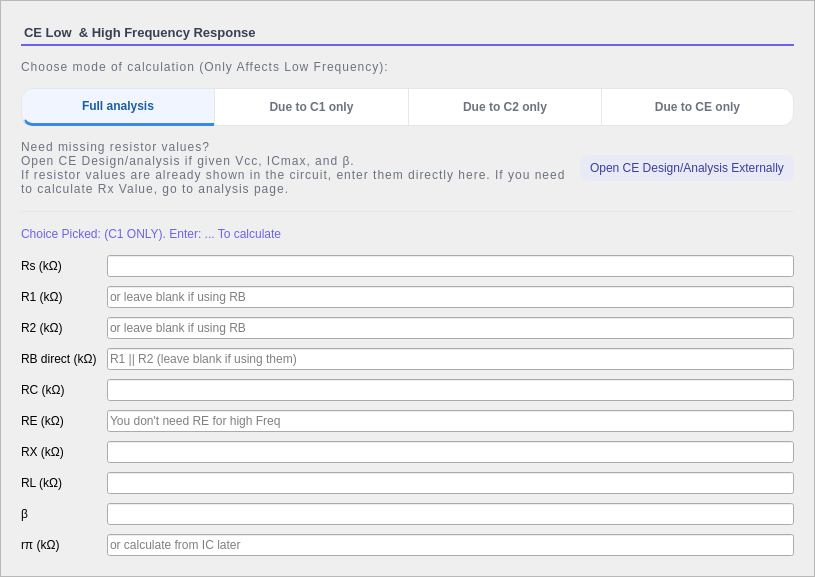
        <widget class="QFrame" name="frameResistors">
         <property name="sizePolicy">
          <sizepolicy hsizetype="Expanding" vsizetype="Preferred">
           <horstretch>0</horstretch>
           <verstretch>0</verstretch>
          </sizepolicy>
         </property>
         <property name="minimumSize">
          <size>
           <width>0</width>
           <height>0</height>
          </size>
         </property>
         <property name="maximumSize">
          <size>
           <width>1000</width>
           <height>16777215</height>
          </size>
         </property>
         <property name="styleSheet">
          <string notr="true">#frameResistors { 
	background-color: #ffffff; 
	border-right: 1px solid #e5e7eb;
    background-color: white;
    border: 1px solid #e5e7eb;
    border-radius: 14px;
}
</string>
         </property>
         <property name="frameShape">
          <enum>QFrame::Shape::StyledPanel</enum>
         </property>
         <property name="frameShadow">
          <enum>QFrame::Shadow::Raised</enum>
         </property>
         <layout class="QVBoxLayout" name="verticalLayout">
          <property name="spacing">
           <number>14</number>
          </property>
          <property name="leftMargin">
           <number>20</number>
          </property>
          <property name="topMargin">
           <number>24</number>
          </property>
          <property name="rightMargin">
           <number>20</number>
          </property>
          <property name="bottomMargin">
           <number>20</number>
          </property>
          <item>
           <widget class="QLabel" name="labelInputs">
            <property name="sizePolicy">
             <sizepolicy hsizetype="Preferred" vsizetype="Fixed">
              <horstretch>0</horstretch>
              <verstretch>0</verstretch>
             </sizepolicy>
            </property>
            <property name="maximumSize">
             <size>
              <width>16777215</width>
              <height>30</height>
             </size>
            </property>
            <property name="styleSheet">
             <string notr="true">QLabel {
    color: #374151;
    font-size: 13px;
    font-weight: 600;
	background-color: transparent;
    padding-bottom: 4px;
    border: none;
    border-bottom: 2px solid #6D63E8;
	
	
	font: 13pt &quot;Rockwell&quot;;
}</string>
            </property>
            <property name="text">
             <string>CE Low  &amp; High Frequency Response</string>
            </property>
           </widget>
          </item>
          <item>
           <widget class="QLabel" name="labelChoose">
            <property name="sizePolicy">
             <sizepolicy hsizetype="Preferred" vsizetype="Fixed">
              <horstretch>0</horstretch>
              <verstretch>0</verstretch>
             </sizepolicy>
            </property>
            <property name="cursor">
             <cursorShape>WhatsThisCursor</cursorShape>
            </property>
            <property name="toolTip">
             <string>&lt;html&gt;&lt;head/&gt;&lt;body&gt;&lt;p&gt;&lt;span style=&quot; color:#00aaff;&quot;&gt;Select the calculation mode based on which capacitor is given.&lt;/span&gt;&lt;/p&gt;&lt;p&gt;&lt;span style=&quot; color:#00aaff;&quot;&gt;&lt;br/&gt;&lt;/span&gt;&lt;/p&gt;&lt;p&gt;&lt;span style=&quot; color:#00aaff;&quot;&gt;• Full Analysis: use C1, C2, and/or CE together to find the overall low cutoff range.&lt;/span&gt;&lt;/p&gt;&lt;p&gt;&lt;span style=&quot; color:#00aaff;&quot;&gt;• Due to C1 only: use only the input coupling capacitor C1.&lt;/span&gt;&lt;/p&gt;&lt;p&gt;&lt;span style=&quot; color:#00aaff;&quot;&gt;• Due to C2 only: use only the output coupling capacitor C2.&lt;/span&gt;&lt;/p&gt;&lt;p&gt;&lt;span style=&quot; color:#00aaff;&quot;&gt;• Due to CE only: use only the emitter bypass capacitor CE.&lt;/span&gt;&lt;/p&gt;&lt;p&gt;&lt;span style=&quot; color:#00aaff;&quot;&gt;&lt;br/&gt;&lt;/span&gt;&lt;/p&gt;&lt;p&gt;&lt;span style=&quot; color:#00aaff;&quot;&gt;For quiz questions that say “due to C1/C2/CE only,” choose the matching mode.&lt;/span&gt;&lt;/p&gt;&lt;/body&gt;&lt;/html&gt;</string>
            </property>
            <property name="styleSheet">
             <string notr="true">font: 600 9pt 'Segoe UI'; color: #6b7280; letter-spacing: 1px;</string>
            </property>
            <property name="text">
             <string>Choose mode of calculation (Only Affects Low Frequency):</string>
            </property>
           </widget>
          </item>
          <item>
           <layout class="QHBoxLayout" name="horizontalLayout_5">
            <property name="spacing">
             <number>0</number>
            </property>
            <item>
             <widget class="QPushButton" name="buttonFullAnalysis">
              <property name="enabled">
               <bool>true</bool>
              </property>
              <property name="minimumSize">
               <size>
                <width>0</width>
                <height>0</height>
               </size>
              </property>
              <property name="maximumSize">
               <size>
                <width>16777215</width>
                <height>55</height>
               </size>
              </property>
              <property name="cursor">
               <cursorShape>PointingHandCursor</cursorShape>
              </property>
              <property name="styleSheet">
               <string notr="true">QPushButton { 
    background-color: white; 
    color: #6b7280; 
    font-size: 12px; 
    font-weight: 500; 
    padding: 10px 18px;
    border: 1px solid #e5e7eb; /* Subtle light gray border */
    border-right: none;        /* Hide internal borders to prevent double-thickness */
}

/* 2. ACTIVE STATE (The &quot;Selected&quot; Look) */
QPushButton:checked { 
    color: #185FA5; 
    background-color: #f0f5ff; 
    /* We use a 3px bottom border inside the button to match your preference */
    border-bottom: 3px solid #378ADD; 
}

/* 3. HOVER STATE */
QPushButton:hover:!checked { 
    color: #374151; 
    background-color: #f9fafb; 
}

/* 4. SHAPE: LEFTMOST BUTTON (Rounded on left only) */
QPushButton {
	border-top-left-radius: 12px;
    border-bottom-left-radius: 12px;
    border-top-right-radius: 0px;
    border-bottom-right-radius: 0px;
}</string>
              </property>
              <property name="text">
               <string>Full analysis</string>
              </property>
              <property name="checkable">
               <bool>true</bool>
              </property>
              <property name="checked">
               <bool>true</bool>
              </property>
              <property name="flat">
               <bool>false</bool>
              </property>
             </widget>
            </item>
            <item>
             <widget class="QPushButton" name="buttonGivenC1">
              <property name="maximumSize">
               <size>
                <width>16777215</width>
                <height>55</height>
               </size>
              </property>
              <property name="cursor">
               <cursorShape>PointingHandCursor</cursorShape>
              </property>
              <property name="styleSheet">
               <string notr="true">QPushButton { 
    background-color: white; 
    color: #6b7280; 
    font-size: 12px; 
    font-weight: 500; 
    padding: 10px 18px;
    border: 1px solid #e5e7eb; /* Subtle light gray border */
    border-right: none;        /* Hide internal borders to prevent double-thickness */
}

/* 2. ACTIVE STATE (The &quot;Selected&quot; Look) */
QPushButton:checked { 
    color: #185FA5; 
    background-color: #f0f5ff; 
    /* We use a 3px bottom border inside the button to match your preference */
    border-bottom: 3px solid #378ADD; 
}

/* 3. HOVER STATE */
QPushButton:hover:!checked { 
    color: #374151; 
    background-color: #f9fafb; 
}

/* 4. SHAPE: middle*/
QPushButton {
    border-radius: 0px;
}</string>
              </property>
              <property name="text">
               <string>Due to C1 only</string>
              </property>
              <property name="checkable">
               <bool>true</bool>
              </property>
             </widget>
            </item>
            <item>
             <widget class="QPushButton" name="buttonGivenC2">
              <property name="maximumSize">
               <size>
                <width>16777215</width>
                <height>55</height>
               </size>
              </property>
              <property name="cursor">
               <cursorShape>PointingHandCursor</cursorShape>
              </property>
              <property name="styleSheet">
               <string notr="true">QPushButton { 
    background-color: white; 
    color: #6b7280; 
    font-size: 12px; 
    font-weight: 500; 
    padding: 10px 18px;
    border: 1px solid #e5e7eb; /* Subtle light gray border */
    border-right: none;        /* Hide internal borders to prevent double-thickness */
}

/* 2. ACTIVE STATE (The &quot;Selected&quot; Look) */
QPushButton:checked { 
    color: #185FA5; 
    background-color: #f0f5ff; 
    /* We use a 3px bottom border inside the button to match your preference */
    border-bottom: 3px solid #378ADD; 
}

/* 3. HOVER STATE */
QPushButton:hover:!checked { 
    color: #374151; 
    background-color: #f9fafb; 
}

/* 4. SHAPE: middle*/
QPushButton {
    border-radius: 0px;
}</string>
              </property>
              <property name="text">
               <string>Due to C2 only</string>
              </property>
              <property name="checkable">
               <bool>true</bool>
              </property>
             </widget>
            </item>
            <item>
             <widget class="QPushButton" name="buttonGivenCE">
              <property name="maximumSize">
               <size>
                <width>16777215</width>
                <height>55</height>
               </size>
              </property>
              <property name="cursor">
               <cursorShape>PointingHandCursor</cursorShape>
              </property>
              <property name="styleSheet">
               <string notr="true">QPushButton { 
    background-color: white; 
    color: #6b7280; 
    font-size: 12px; 
    font-weight: 500; 
    padding: 10px 18px;
    border: 1px solid #e5e7eb; /* Subtle light gray border */
    border-right: none;        /* Hide internal borders to prevent double-thickness */
}

/* 2. ACTIVE STATE (The &quot;Selected&quot; Look) */
QPushButton:checked { 
    color: #185FA5; 
    background-color: #f0f5ff; 
    /* We use a 3px bottom border inside the button to match your preference */
    border-bottom: 3px solid #378ADD; 
}

/* 3. HOVER STATE */
QPushButton:hover:!checked { 
    color: #374151; 
    background-color: #f9fafb; 
}

/* 4. SHAPE: RIGHTMOST BUTTON (Rounded on right only) */
QPushButton {
    border-top-left-radius: 0px;
    border-bottom-left-radius: 0px;
    border-top-right-radius: 12px;
    border-bottom-right-radius: 12px;
    border-right: 1px solid #e5e7eb; /* Bring back the outer right border */
}</string>
              </property>
              <property name="text">
               <string>Due to CE only</string>
              </property>
              <property name="checkable">
               <bool>true</bool>
              </property>
             </widget>
            </item>
           </layout>
          </item>
          <item>
           <layout class="QHBoxLayout" name="horizontalLayout_2">
            <item>
             <widget class="QLabel" name="labelNoteGivenVcc">
              <property name="sizePolicy">
               <sizepolicy hsizetype="Preferred" vsizetype="Fixed">
                <horstretch>0</horstretch>
                <verstretch>0</verstretch>
               </sizepolicy>
              </property>
              <property name="toolTip">
               <string>&lt;html&gt;&lt;head/&gt;&lt;body&gt;&lt;p&gt;&lt;span style=&quot; color:#00aaff;&quot;&gt;Select the calculation mode based on which capacitor is given.&lt;/span&gt;&lt;/p&gt;&lt;p&gt;&lt;span style=&quot; color:#00aaff;&quot;&gt;&lt;br/&gt;&lt;/span&gt;&lt;/p&gt;&lt;p&gt;&lt;span style=&quot; color:#00aaff;&quot;&gt;• Full Analysis: use C1, C2, and/or CE together to find the overall low cutoff range.&lt;/span&gt;&lt;/p&gt;&lt;p&gt;&lt;span style=&quot; color:#00aaff;&quot;&gt;• Due to C1 only: use only the input coupling capacitor C1.&lt;/span&gt;&lt;/p&gt;&lt;p&gt;&lt;span style=&quot; color:#00aaff;&quot;&gt;• Due to C2 only: use only the output coupling capacitor C2.&lt;/span&gt;&lt;/p&gt;&lt;p&gt;&lt;span style=&quot; color:#00aaff;&quot;&gt;• Due to CE only: use only the emitter bypass capacitor CE.&lt;/span&gt;&lt;/p&gt;&lt;p&gt;&lt;span style=&quot; color:#00aaff;&quot;&gt;&lt;br/&gt;&lt;/span&gt;&lt;/p&gt;&lt;p&gt;&lt;span style=&quot; color:#00aaff;&quot;&gt;For quiz questions that say “due to C1/C2/CE only,” choose the matching mode.&lt;/span&gt;&lt;/p&gt;&lt;/body&gt;&lt;/html&gt;</string>
              </property>
              <property name="styleSheet">
               <string notr="true">font: 600 9pt 'Segoe UI'; color: #6b7280; letter-spacing: 1px;</string>
              </property>
              <property name="text">
               <string>Need missing resistor values?
Open CE Design/analysis if given Vcc, ICmax, and β.
If resistor values are already shown in the circuit, enter them directly here. If you need to calculate Rx Value, go to analysis page.</string>
              </property>
              <property name="wordWrap">
               <bool>true</bool>
              </property>
             </widget>
            </item>
            <item>
             <widget class="QPushButton" name="buttonOpen">
              <property name="cursor">
               <cursorShape>PointingHandCursor</cursorShape>
              </property>
              <property name="styleSheet">
               <string notr="true">QPushButton { background:#e8eaf6; color:#3d3d9e; border-radius:6px; font:700 9pt 'Segoe UI'; padding:6px 10px; border:none; }
QPushButton:hover { background:#6D63E8; color:white; }
QPushButton:checked { background:#6D63E8; color:white; }
QPushButton:pressed {
    /* Slightly darker than your #6D63E8 hover color */
    background-color: #5a52c7; 
    color: #f0f0f0;
    
    /* The &quot;Push&quot; effect: increase top padding, decrease bottom */
    padding-top: 8px;
    padding-bottom: 4px;
}</string>
              </property>
              <property name="text">
               <string>Open CE Design/Analysis Externally</string>
              </property>
             </widget>
            </item>
           </layout>
          </item>
          <item>
           <widget class="QFrame" name="div2">
            <property name="styleSheet">
             <string notr="true">color:#e5e7eb;</string>
            </property>
            <property name="frameShape">
             <enum>QFrame::Shape::HLine</enum>
            </property>
           </widget>
          </item>
          <item>
           <widget class="QLabel" name="labelChoicePicked">
            <property name="toolTip">
             <string>&lt;html&gt;&lt;head/&gt;&lt;body&gt;&lt;p&gt;&lt;span style=&quot; color:#ffff00;&quot;&gt;Mode of calculation: if given C1 only, choose Due to C1. If given C2 only, choose Due to C2. If given CE only, choose Due to CE. if given all Capacitors Choose full analysis.&lt;/span&gt;&lt;/p&gt;&lt;/body&gt;&lt;/html&gt;</string>
            </property>
            <property name="styleSheet">
             <string notr="true">font: 600 12pt 'Segoe UI'; color: #6D63E8;</string>
            </property>
            <property name="text">
             <string>Choice Picked: (C1 ONLY). Enter: ... To calculate</string>
            </property>
            <property name="wordWrap">
             <bool>true</bool>
            </property>
           </widget>
          </item>
          <item>
           <layout class="QGridLayout" name="gridInputs">
            <property name="horizontalSpacing">
             <number>10</number>
            </property>
            <property name="verticalSpacing">
             <number>9</number>
            </property>
            <item row="0" column="0">
             <widget class="QLabel" name="labelRs">
              <property name="styleSheet">
               <string notr="true"/>
              </property>
              <property name="text">
               <string>Rs (kΩ)</string>
              </property>
             </widget>
            </item>
            <item row="0" column="1">
             <widget class="QLineEdit" name="lineRs">
              <property name="placeholderText">
               <string/>
              </property>
             </widget>
            </item>
            <item row="1" column="0">
             <widget class="QLabel" name="labelR1">
              <property name="styleSheet">
               <string notr="true"/>
              </property>
              <property name="text">
               <string>R1 (kΩ)</string>
              </property>
             </widget>
            </item>
            <item row="1" column="1">
             <widget class="QLineEdit" name="lineR1">
              <property name="placeholderText">
               <string>or leave blank if using RB</string>
              </property>
             </widget>
            </item>
            <item row="2" column="0">
             <widget class="QLabel" name="labelR2">
              <property name="styleSheet">
               <string notr="true"/>
              </property>
              <property name="text">
               <string>R2 (kΩ)</string>
              </property>
             </widget>
            </item>
            <item row="2" column="1">
             <widget class="QLineEdit" name="lineR2">
              <property name="placeholderText">
               <string>or leave blank if using RB</string>
              </property>
             </widget>
            </item>
            <item row="3" column="0">
             <widget class="QLabel" name="labelRB">
              <property name="styleSheet">
               <string notr="true"/>
              </property>
              <property name="text">
               <string>RB direct (kΩ)</string>
              </property>
             </widget>
            </item>
            <item row="3" column="1">
             <widget class="QLineEdit" name="lineRB">
              <property name="placeholderText">
               <string>R1 || R2 (leave blank if using them)</string>
              </property>
             </widget>
            </item>
            <item row="4" column="0">
             <widget class="QLabel" name="labelRC">
              <property name="styleSheet">
               <string notr="true"/>
              </property>
              <property name="text">
               <string>RC (kΩ)</string>
              </property>
             </widget>
            </item>
            <item row="4" column="1">
             <widget class="QLineEdit" name="lineRC">
              <property name="placeholderText">
               <string/>
              </property>
             </widget>
            </item>
            <item row="5" column="0">
             <widget class="QLabel" name="labelRE">
              <property name="styleSheet">
               <string notr="true"/>
              </property>
              <property name="text">
               <string>RE (kΩ)</string>
              </property>
             </widget>
            </item>
            <item row="5" column="1">
             <widget class="QLineEdit" name="lineRE">
              <property name="enabled">
               <bool>true</bool>
              </property>
              <property name="placeholderText">
               <string>You don't need RE for high Freq</string>
              </property>
             </widget>
            </item>
            <item row="6" column="0">
             <widget class="QLabel" name="labelRX">
              <property name="styleSheet">
               <string notr="true"/>
              </property>
              <property name="text">
               <string>RX (kΩ)</string>
              </property>
             </widget>
            </item>
            <item row="6" column="1">
             <widget class="QLineEdit" name="lineRX">
              <property name="placeholderText">
               <string/>
              </property>
             </widget>
            </item>
            <item row="7" column="0">
             <widget class="QLabel" name="labelRL">
              <property name="styleSheet">
               <string notr="true"/>
              </property>
              <property name="text">
               <string>RL (kΩ)</string>
              </property>
             </widget>
            </item>
            <item row="7" column="1">
             <widget class="QLineEdit" name="lineRL">
              <property name="placeholderText">
               <string/>
              </property>
             </widget>
            </item>
            <item row="8" column="0">
             <widget class="QLabel" name="labelBeta">
              <property name="styleSheet">
               <string notr="true"/>
              </property>
              <property name="text">
               <string>β</string>
              </property>
             </widget>
            </item>
            <item row="8" column="1">
             <widget class="QLineEdit" name="lineBeta">
              <property name="placeholderText">
               <string/>
              </property>
             </widget>
            </item>
            <item row="9" column="0">
             <widget class="QLabel" name="labelRpi">
              <property name="styleSheet">
               <string notr="true"/>
              </property>
              <property name="text">
               <string>rπ (kΩ)</string>
              </property>
             </widget>
            </item>
            <item row="9" column="1">
             <widget class="QLineEdit" name="lineRpi">
              <property name="placeholderText">
               <string>or calculate from IC later</string>
              </property>
             </widget>
            </item>
           </layout>
          </item>
         </layout>
        </widget>
